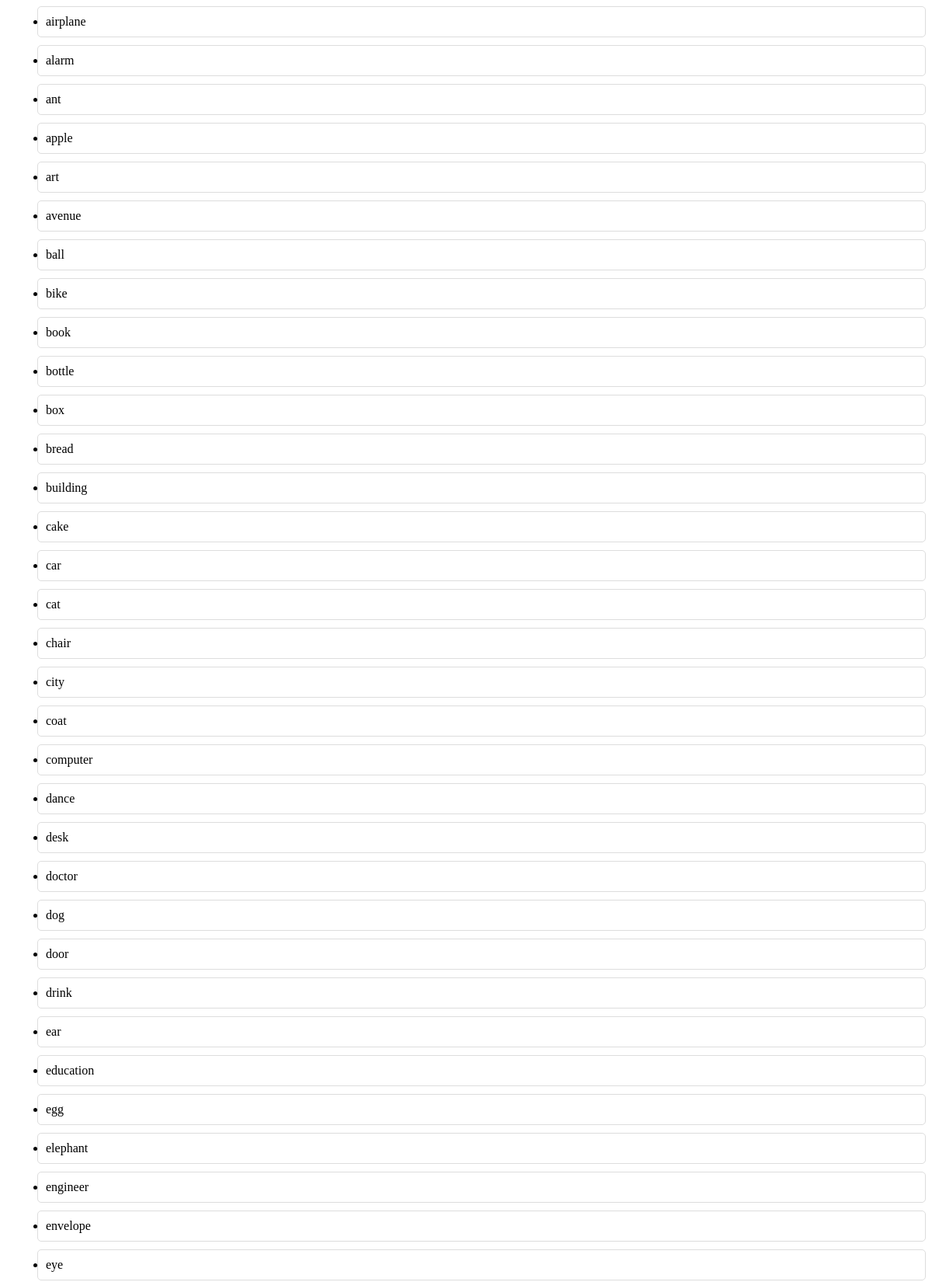
Screenshot of /dictionary/fetch_all.php (signed in, upper part) with the database file from the repository.
### tables this page shows
CREATE TABLE words (
    id INT AUTO_INCREMENT PRIMARY KEY,
    user_id INT,
    word VARCHAR(50) NOT NULL,
    translation VARCHAR(50),
    definition TEXT(120),
    FOREIGN KEY (user_id) REFERENCES users(id) ON DELETE CASCADE
);

### config.php (called while the page is built, shortened)
<?php
class Query
{
    private $conn;
    public function __construct()
    {
        $servername = "localhost";
        $username = "milliyto_shop";
        $password = "X?t&e#iF3Fc*";
        $dbname = "milliyto_english";
        $this->conn = new mysqli($servername, $username, $password, $dbname);
    }
    public function executeQuery($sql, $params = [], $types = "")
    {
        $stmt = $this->conn->prepare($sql);
        if ($params) {
            $stmt->bind_param($types, ...$params);
        }
        if (!$stmt->execute()) {
            die("Error: " . $stmt->error);
        }
        return $stmt;
    }
    public function select($table, $columns = "*", $condition = "", $params = [], $types = "")
    {
        $sql = "SELECT $columns FROM $table $condition";
        $stmt = $this->executeQuery($sql, $params, $types);
        return $stmt->get_result()->fetch_all(MYSQLI_ASSOC);
    }
    public function search($table, $columns = "*", $condition = "", $params = [], $types = "")
    {
        return $this->select($table, $columns, $condition, $params, $types);
    }
}

### dictionary/fetch_all.php (the view, shortened to what this page needs)
<?php
include '../config.php';
$query = new Query();
$userId = $_SESSION['user_id'];
$lang = isset($_GET['lang']) ? $_GET['lang'] : 'eng';
$WordSearch = isset($_GET['query']) ? $_GET['query'] : '';
$WordSearch = strtolower($WordSearch);
if ($lang == 'uz') {
    if (!empty($WordSearch)) {
        $queryParam = $query->validate($WordSearch);
        $results = $query->search(
            'words',
            '*',
            "WHERE user_id = ? AND translation LIKE ?",
            [$userId, "%$queryParam%"],
            "is"
        );
    } else {
        $results = $query->select(
            'words',
            '*',
            'WHERE user_id = ? ORDER BY translation ASC',
            [$userId],
            'i'
        );
    }
} else {
    if (!empty($WordSearch)) {
        $queryParam = $query->validate($WordSearch);
        $results = $query->search(
            'words',
            '*',
            "WHERE user_id = ? AND word LIKE ?",
            [$userId, "%$queryParam%"],
            "is"
        );
    } else {
        $results = $query->select(
            'words',
            '*',
            'WHERE user_id = ? ORDER BY word ASC',
            [$userId],
            'i'
        );
    }
}
$likedWords = $query->search('liked_words', 'word_id', 'WHERE user_id = ?', [$userId], 'i');
$likedWordIds = array_column($likedWords, 'word_id');
if ($results) {
    usort($results, function ($a, $b) use ($WordSearch) {
        $wordSearchLower = strtolower($WordSearch);
        $aStartsWith = strtolower(substr($a['word'], 0, strlen($wordSearchLower))) === $wordSearchLower;
        $bStartsWith = strtolower(substr($b['word'], 0, strlen($wordSearchLower))) === $wordSearchLower;
        if ($aStartsWith && !$bStartsWith)
            return -1;
        if (!$aStartsWith && $bStartsWith)
            return 1;
        return strcmp(strtolower($a['word']), strtolower($b['word']));
    });
    $html = "<ul>";
    foreach ($results as $index => $row) {
        $wordId = "word_" . $index;
        $likeId = "heart_" . $index;
        $text = $lang == 'uz' ? htmlspecialchars($row['translation']) : htmlspecialchars($row['word']);
        $isLiked = in_array($row['id'], $likedWordIds);
        $html .= "<div class='vocabulary'>
            <li id='{$wordId}'>" . str_ireplace($WordSearch, "<span class='highlight'>{$WordSearch}</span>", $text) . "</li>
            <div class='buttons'>
                <i class='fas fa-volume-up' onclick=\"speakText('{$wordId}')\"></i>
                <i class='fas fa-heart " . ($isLiked ? 'liked' : '') . "' id='{$likeId}' onclick=\"Liked('{$likeId}', '{$row['id']}')\"></i>
                <i class='fas fa-info-circle' onclick='showInfo(" . json_encode(["word" => $row["word"], "translation" => $row["translation"], "definition" => $row["definition"], "id" => $row["id"]], JSON_HEX_APOS | JSON_HEX_QUOT) . ")'></i>
            </div>
        </div>";
    }
    $html .= "</ul>";
    echo $html;
} else {
    echo "No results found.";
}
?>

### dictionary/fetch_all.php (style rules this page uses)
.vocabulary { display: flex; align-items: center; justify-content: space-between; margin-bottom: 10px; padding: 10px; border: 1px solid #ddd; border-radius: 5px; }

### rows the page displays
words: word "airplane"
words: word "alarm"
words: word "ant"
words: word "apple"
words: word "art"
words: word "avenue"
words: word "ball"
words: word "bike"
words: word "book"
words: word "bottle"
words: word "box"
words: word "bread"
words: word "building"
words: word "cake"
words: word "car"
words: word "cat"
words: word "chair"
words: word "city"
words: word "coat"
words: word "computer"
words: word "dance"
words: word "desk"
words: word "doctor"
words: word "dog"
words: word "door"
words: word "drink"
words: word "ear"
words: word "education"
words: word "egg"
words: word "elephant"
words: word "engineer"
words: word "envelope"
words: word "eye"
